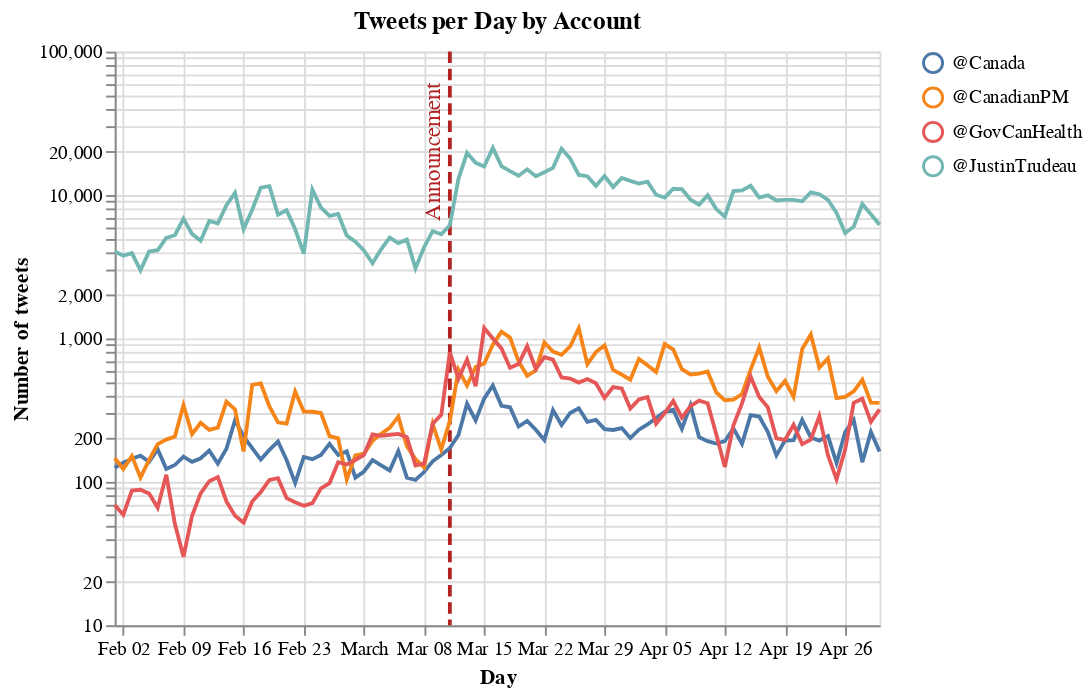

This figure's notebook cell:
### Markdown cell above
When comparing the tweets per day by Canadian Government Twitter accounts, we can find that between February and April 2020, [@JustinTrudeau](https://twitter.com/JustinTrudeau) had between 3.0 and 21.4 thousand tweets per day. However, this plot doesn't allow us to identify the number of tweets for the [@Canada](https://twitter.com/Canada), [@CanadianPM](https://twitter.com/CanadianPM) and [@GovCanHealth](https://twitter.com/GovCanHealth) accounts. The best way to show the number of tweets would be using logscale in the y-axis.

### Code cell
lines2 = lines.encode(
    y = alt.Y('tweet:Q', scale=alt.Scale(type='log'), title="Number of tweets")
)

text2 = text.encode(y='y2')

rule + lines2 + text2
# lines2

### Figure 1 — Vega-Lite specification as saved in the notebook (floating-point values rounded to 4 significant figures; data arrays with more than 128 entries replaced by an {"elided": "..."} marker saying what was removed)
{"$schema": "https://vega.github.io/schema/vega-lite/v4.8.1.json", "config": {"view": {"continuousHeight": 300, "continuousWidth": 400}}, "datasets": {"data-091a851d207d3259ca02be5626e2c8fb": {"elided": "360 records"}, "data-cdabd16a42e1cd64b6f43c44a1dbe448": [{"color": "firebrick", "day": "2020-03-11"}], "data-e904e706b9a56eb859ed840b56b9dc7e": [{"color": "firebrick", "day": "2020-03-09", "y1": 14000, "y2": 20000}]}, "layer": [{"data": {"name": "data-cdabd16a42e1cd64b6f43c44a1dbe448"}, "encoding": {"color": {"field": "color", "scale": null, "title": "", "type": "nominal"}, "x": {"field": "day", "type": "temporal"}}, "mark": {"size": 2, "strokeDash": [6, 3], "type": "rule"}}, {"data": {"name": "data-091a851d207d3259ca02be5626e2c8fb"}, "encoding": {"color": {"field": "account", "type": "nominal"}, "tooltip": [{"field": "account", "type": "nominal"}, {"field": "tweet", "type": "quantitative"}], "x": {"field": "day", "title": "Day", "type": "temporal"}, "y": {"field": "tweet", "scale": {"type": "log"}, "title": "Number of tweets", "type": "quantitative"}}, "mark": "line", "title": "Tweets per Day by Account"}, {"data": {"name": "data-e904e706b9a56eb859ed840b56b9dc7e"}, "encoding": {"color": {"field": "color", "scale": null, "title": "", "type": "nominal"}, "x": {"field": "day", "type": "temporal"}, "y": {"field": "y2", "type": "quantitative"}}, "mark": {"angle": 270, "size": 12, "text": "Announcement", "type": "text"}}]}
